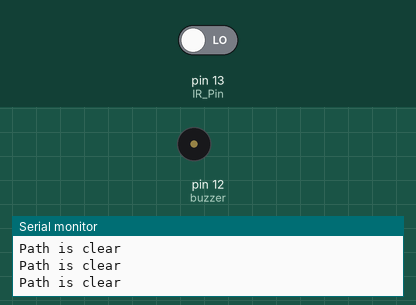
This sketch was run on a simulated Arduino Uno, built with avr-gcc and run on an emulated ATmega328P. Shown: buzzer (waves = sounding, pin HIGH), the last lines printed to the serial monitor. The test bench sets the inputs (shaded band); at power-on: pin 13 (IR_Pin) LOW.

Above: at 1.2 s.
1.3 s: pin 13 (IR_Pin) driven HIGH
At 1.9 s:
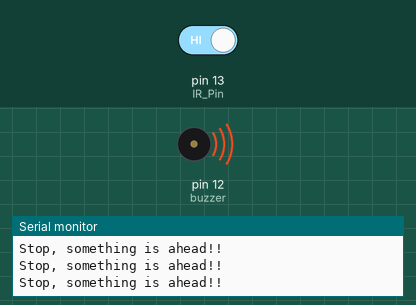
2.9 s: pin 13 (IR_Pin) driven LOW
At 4.4 s:
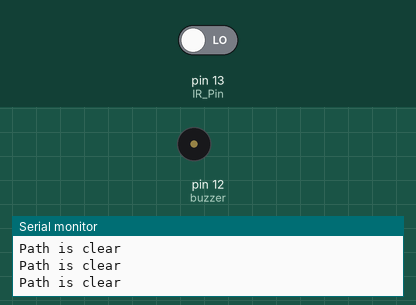
Timing chart, 0 to 5.9 s (numbered marks = the images above; inputs shaded):
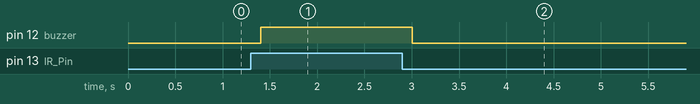

The sketch:

IR_buzzer.ino
```cpp
// To control LED using IR sensor
int buzzer = 12;                                    // Use the onboard buzzer GPIO 12 (D6)
int IR_Pin = 13;                                    // Connect IR pin to GPIO 13 (D7)
int val = LOW;                                      // LOW MEANS NO OBSTACLE

void setup()
{
  pinMode(buzzer, OUTPUT);
  pinMode(IR_Pin, INPUT);
  Serial.begin(9600);
}
void loop()
{
  val = digitalRead(IR_Pin);                        //Read the input of IR
  if (val == HIGH)
  {
    Serial.println("Stop, something is ahead!!");
    digitalWrite(buzzer,HIGH);                      //beeps the buzzer
  }
  else
  {
    Serial.println("Path is clear");
    digitalWrite(buzzer, LOW);
  }
  delay(200);
}
```

Measured:
- after the input at 1.3 s, pin 12 (buzzer): LOW → HIGH after 0.10 s
- after the input at 2.9 s, pin 12 (buzzer): HIGH → LOW after 0.10 s
